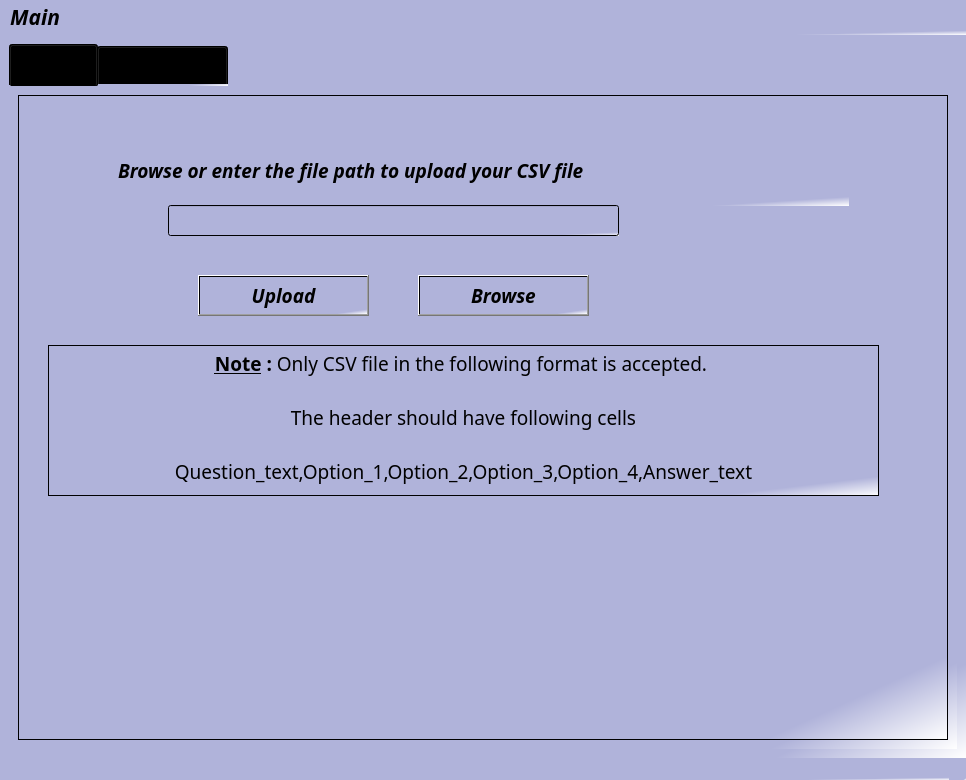
<?xml version="1.0" encoding="UTF-8"?>
<ui version="4.0">
 <class>QuizPortal</class>
 <widget class="QMainWindow" name="QuizPortal">
  <property name="windowModality">
   <enum>Qt::WindowModal</enum>
  </property>
  <property name="geometry">
   <rect>
    <x>0</x>
    <y>0</y>
    <width>966</width>
    <height>780</height>
   </rect>
  </property>
  <property name="baseSize">
   <size>
    <width>100</width>
    <height>100</height>
   </size>
  </property>
  <property name="font">
   <font>
    <family>Lucida Sans</family>
    <pointsize>16</pointsize>
    <weight>75</weight>
    <italic>true</italic>
    <bold>true</bold>
    <underline>false</underline>
   </font>
  </property>
  <property name="mouseTracking">
   <bool>true</bool>
  </property>
  <property name="windowTitle">
   <string>Quiz Portal</string>
  </property>
  <property name="windowIcon">
   <iconset>
    <normaloff>pyc.ico</normaloff>pyc.ico</iconset>
  </property>
  <property name="windowOpacity">
   <double>1.000000000000000</double>
  </property>
  <property name="autoFillBackground">
   <bool>false</bool>
  </property>
  <property name="styleSheet">
   <string notr="true">background-color: qlineargradient(spread:pad, x1:0.94, y1:0.909, x2:1, y2:1, stop:0 rgba(176, 179, 218, 255), stop:1 rgba(255, 255, 255, 255));
border-color: rgb(0, 0, 0)</string>
  </property>
  <property name="toolButtonStyle">
   <enum>Qt::ToolButtonIconOnly</enum>
  </property>
  <property name="animated">
   <bool>false</bool>
  </property>
  <widget class="QWidget" name="MainFrame">
   <property name="font">
    <font>
     <family>Lucida Sans</family>
     <pointsize>16</pointsize>
     <weight>75</weight>
     <italic>true</italic>
     <bold>true</bold>
    </font>
   </property>
   <layout class="QHBoxLayout" name="horizontalLayout">
    <item>
     <widget class="QTabWidget" name="Admin_Tab">
      <property name="font">
       <font>
        <family>Lucida Sans</family>
        <pointsize>16</pointsize>
        <weight>75</weight>
        <italic>true</italic>
        <bold>true</bold>
       </font>
      </property>
      <property name="autoFillBackground">
       <bool>false</bool>
      </property>
      <property name="currentIndex">
       <number>0</number>
      </property>
      <widget class="QWidget" name="AdminTab">
       <property name="font">
        <font>
         <family>Lucida Sans</family>
         <pointsize>16</pointsize>
         <weight>75</weight>
         <italic>true</italic>
         <bold>true</bold>
        </font>
       </property>
       <attribute name="title">
        <string>Admin</string>
       </attribute>
       <attribute name="whatsThis">
        <string>Upload csv file</string>
       </attribute>
       <layout class="QVBoxLayout" name="verticalLayout">
        <item>
         <widget class="QFrame" name="frame_Admin">
          <property name="sizePolicy">
           <sizepolicy hsizetype="Preferred" vsizetype="Preferred">
            <horstretch>0</horstretch>
            <verstretch>0</verstretch>
           </sizepolicy>
          </property>
          <property name="minimumSize">
           <size>
            <width>0</width>
            <height>0</height>
           </size>
          </property>
          <property name="maximumSize">
           <size>
            <width>16777215</width>
            <height>16777215</height>
           </size>
          </property>
          <property name="font">
           <font>
            <family>Lucida Sans</family>
            <pointsize>16</pointsize>
            <weight>75</weight>
            <italic>true</italic>
            <bold>true</bold>
           </font>
          </property>
          <property name="frameShape">
           <enum>QFrame::StyledPanel</enum>
          </property>
          <property name="frameShadow">
           <enum>QFrame::Raised</enum>
          </property>
          <property name="lineWidth">
           <number>2</number>
          </property>
          <property name="midLineWidth">
           <number>1</number>
          </property>
          <widget class="QTextBrowser" name="textBrowser">
           <property name="geometry">
            <rect>
             <x>30</x>
             <y>250</y>
             <width>831</width>
             <height>151</height>
            </rect>
           </property>
           <property name="font">
            <font>
             <family>Lucida Sans</family>
             <pointsize>14</pointsize>
             <weight>75</weight>
             <italic>true</italic>
             <bold>true</bold>
            </font>
           </property>
           <property name="html">
            <string>&lt;!DOCTYPE HTML PUBLIC &quot;-//W3C//DTD HTML 4.0//EN&quot; &quot;http://www.w3.org/TR/REC-html40/strict.dtd&quot;&gt;
&lt;html&gt;&lt;head&gt;&lt;meta name=&quot;qrichtext&quot; content=&quot;1&quot; /&gt;&lt;style type=&quot;text/css&quot;&gt;
p, li { white-space: pre-wrap; }
&lt;/style&gt;&lt;/head&gt;&lt;body style=&quot; font-family:'Lucida Sans'; font-size:14pt; font-weight:600; font-style:italic;&quot;&gt;
&lt;p align=&quot;center&quot; style=&quot; margin-top:0px; margin-bottom:0px; margin-left:0px; margin-right:0px; -qt-block-indent:0; text-indent:0px;&quot;&gt;&lt;span style=&quot; font-family:'Cambria'; font-style:normal; text-decoration: underline;&quot;&gt;Note&lt;/span&gt;&lt;span style=&quot; font-family:'Cambria'; font-style:normal;&quot;&gt; : &lt;/span&gt;&lt;span style=&quot; font-family:'Cambria'; font-weight:400; font-style:normal;&quot;&gt;Only CSV file in the following format is accepted. &lt;/span&gt;&lt;/p&gt;
&lt;p align=&quot;center&quot; style=&quot;-qt-paragraph-type:empty; margin-top:0px; margin-bottom:0px; margin-left:0px; margin-right:0px; -qt-block-indent:0; text-indent:0px; font-family:'Cambria'; font-weight:400; font-style:normal;&quot;&gt;&lt;br /&gt;&lt;/p&gt;
&lt;p align=&quot;center&quot; style=&quot; margin-top:0px; margin-bottom:0px; margin-left:0px; margin-right:0px; -qt-block-indent:0; text-indent:0px;&quot;&gt;&lt;span style=&quot; font-family:'Cambria'; font-weight:400; font-style:normal;&quot;&gt;The header should have following cells&lt;/span&gt;&lt;/p&gt;
&lt;p align=&quot;center&quot; style=&quot;-qt-paragraph-type:empty; margin-top:0px; margin-bottom:0px; margin-left:0px; margin-right:0px; -qt-block-indent:0; text-indent:0px; font-family:'Cambria'; font-weight:400; font-style:normal;&quot;&gt;&lt;br /&gt;&lt;/p&gt;
&lt;p align=&quot;center&quot; style=&quot; margin-top:0px; margin-bottom:0px; margin-left:0px; margin-right:0px; -qt-block-indent:0; text-indent:0px;&quot;&gt;&lt;span style=&quot; font-family:'Cambria'; font-weight:400; font-style:normal;&quot;&gt;Question_text,Option_1,Option_2,Option_3,Option_4,Answer_text&lt;/span&gt;&lt;/p&gt;&lt;/body&gt;&lt;/html&gt;</string>
           </property>
          </widget>
          <widget class="QPushButton" name="btn_Browse">
           <property name="geometry">
            <rect>
             <x>400</x>
             <y>180</y>
             <width>171</width>
             <height>41</height>
            </rect>
           </property>
           <property name="font">
            <font>
             <family>Lucida Sans</family>
             <pointsize>14</pointsize>
             <weight>75</weight>
             <italic>true</italic>
             <bold>true</bold>
            </font>
           </property>
           <property name="accessibleName">
            <string>btn_Browse</string>
           </property>
           <property name="accessibleDescription">
            <string>btn_Browse</string>
           </property>
           <property name="text">
            <string>Browse</string>
           </property>
          </widget>
          <widget class="QLabel" name="L_Admin_info">
           <property name="geometry">
            <rect>
             <x>100</x>
             <y>40</y>
             <width>731</width>
             <height>71</height>
            </rect>
           </property>
           <property name="font">
            <font>
             <family>Lucida Sans</family>
             <pointsize>14</pointsize>
             <weight>75</weight>
             <italic>true</italic>
             <bold>true</bold>
            </font>
           </property>
           <property name="text">
            <string>Browse or enter the file path to upload your CSV file</string>
           </property>
          </widget>
          <widget class="QLineEdit" name="input_file_path">
           <property name="geometry">
            <rect>
             <x>150</x>
             <y>110</y>
             <width>451</width>
             <height>31</height>
            </rect>
           </property>
           <property name="font">
            <font>
             <family>Lucida Sans</family>
             <pointsize>14</pointsize>
             <weight>75</weight>
             <italic>true</italic>
             <bold>true</bold>
            </font>
           </property>
           <property name="accessibleName">
            <string>file_input</string>
           </property>
           <property name="inputMethodHints">
            <set>Qt::ImhUrlCharactersOnly</set>
           </property>
          </widget>
          <widget class="QPushButton" name="btn_UploadFile">
           <property name="geometry">
            <rect>
             <x>180</x>
             <y>180</y>
             <width>171</width>
             <height>41</height>
            </rect>
           </property>
           <property name="font">
            <font>
             <family>Lucida Sans</family>
             <pointsize>14</pointsize>
             <weight>75</weight>
             <italic>true</italic>
             <bold>true</bold>
            </font>
           </property>
           <property name="contextMenuPolicy">
            <enum>Qt::DefaultContextMenu</enum>
           </property>
           <property name="autoFillBackground">
            <bool>false</bool>
           </property>
           <property name="text">
            <string>Upload</string>
           </property>
          </widget>
         </widget>
        </item>
       </layout>
       <zorder>input_file_path</zorder>
       <zorder>L_Admin_info</zorder>
       <zorder>L_Admin_info1</zorder>
       <zorder>btn_UploadFile</zorder>
       <zorder>L_Admin_info2</zorder>
       <zorder>frame_Admin</zorder>
      </widget>
      <widget class="QWidget" name="Quiz_Login_tab">
       <property name="font">
        <font>
         <pointsize>10</pointsize>
        </font>
       </property>
       <attribute name="title">
        <string>Quiz_Login</string>
       </attribute>
       <widget class="QFrame" name="frame_Student_Reg_Input">
        <property name="geometry">
         <rect>
          <x>10</x>
          <y>10</y>
          <width>671</width>
          <height>621</height>
         </rect>
        </property>
        <property name="sizePolicy">
         <sizepolicy hsizetype="Maximum" vsizetype="Maximum">
          <horstretch>0</horstretch>
          <verstretch>0</verstretch>
         </sizepolicy>
        </property>
        <property name="baseSize">
         <size>
          <width>100</width>
          <height>100</height>
         </size>
        </property>
        <property name="frameShape">
         <enum>QFrame::StyledPanel</enum>
        </property>
        <property name="frameShadow">
         <enum>QFrame::Raised</enum>
        </property>
        <widget class="QLabel" name="L_Student_Reg_info">
         <property name="geometry">
          <rect>
           <x>120</x>
           <y>10</y>
           <width>431</width>
           <height>51</height>
          </rect>
         </property>
         <property name="font">
          <font>
           <family>Lucida Sans</family>
           <pointsize>14</pointsize>
           <weight>75</weight>
           <italic>true</italic>
           <bold>true</bold>
          </font>
         </property>
         <property name="frameShape">
          <enum>QFrame::NoFrame</enum>
         </property>
         <property name="frameShadow">
          <enum>QFrame::Plain</enum>
         </property>
         <property name="text">
          <string>Students can register for new courses here</string>
         </property>
         <property name="indent">
          <number>0</number>
         </property>
        </widget>
        <widget class="QLabel" name="L_Quiz_id">
         <property name="geometry">
          <rect>
           <x>160</x>
           <y>80</y>
           <width>441</width>
           <height>31</height>
          </rect>
         </property>
         <property name="font">
          <font>
           <family>Lucida Sans</family>
           <pointsize>14</pointsize>
           <weight>75</weight>
           <italic>true</italic>
           <bold>true</bold>
          </font>
         </property>
         <property name="text">
          <string>Quiz ID/Number</string>
         </property>
         <property name="indent">
          <number>0</number>
         </property>
        </widget>
        <widget class="QLineEdit" name="input_quiz_id">
         <property name="geometry">
          <rect>
           <x>150</x>
           <y>120</y>
           <width>461</width>
           <height>41</height>
          </rect>
         </property>
         <property name="font">
          <font>
           <family>Lucida Sans</family>
           <pointsize>14</pointsize>
           <weight>75</weight>
           <italic>true</italic>
           <bold>true</bold>
          </font>
         </property>
         <property name="placeholderText">
          <string/>
         </property>
         <property name="clearButtonEnabled">
          <bool>true</bool>
         </property>
        </widget>
        <widget class="QLabel" name="L_Course_id">
         <property name="geometry">
          <rect>
           <x>160</x>
           <y>190</y>
           <width>441</width>
           <height>31</height>
          </rect>
         </property>
         <property name="font">
          <font>
           <family>Lucida Sans</family>
           <pointsize>14</pointsize>
           <weight>75</weight>
           <italic>true</italic>
           <bold>true</bold>
          </font>
         </property>
         <property name="text">
          <string>Course ID (like DATA650)</string>
         </property>
         <property name="indent">
          <number>0</number>
         </property>
        </widget>
        <widget class="QLineEdit" name="input_course_id">
         <property name="geometry">
          <rect>
           <x>150</x>
           <y>240</y>
           <width>461</width>
           <height>41</height>
          </rect>
         </property>
         <property name="font">
          <font>
           <family>Lucida Sans</family>
           <pointsize>14</pointsize>
           <weight>75</weight>
           <italic>true</italic>
           <bold>true</bold>
          </font>
         </property>
         <property name="placeholderText">
          <string/>
         </property>
         <property name="clearButtonEnabled">
          <bool>true</bool>
         </property>
        </widget>
        <widget class="QLabel" name="L_student_id">
         <property name="geometry">
          <rect>
           <x>160</x>
           <y>310</y>
           <width>441</width>
           <height>41</height>
          </rect>
         </property>
         <property name="font">
          <font>
           <family>Lucida Sans</family>
           <pointsize>14</pointsize>
           <weight>75</weight>
           <italic>true</italic>
           <bold>true</bold>
          </font>
         </property>
         <property name="frameShape">
          <enum>QFrame::NoFrame</enum>
         </property>
         <property name="text">
          <string>Student ID (axy@31)</string>
         </property>
         <property name="textFormat">
          <enum>Qt::PlainText</enum>
         </property>
         <property name="indent">
          <number>0</number>
         </property>
        </widget>
        <widget class="QLineEdit" name="inuput_student_id">
         <property name="geometry">
          <rect>
           <x>150</x>
           <y>370</y>
           <width>451</width>
           <height>51</height>
          </rect>
         </property>
         <property name="font">
          <font>
           <family>Lucida Sans</family>
           <pointsize>14</pointsize>
           <weight>75</weight>
           <italic>true</italic>
           <bold>true</bold>
          </font>
         </property>
         <property name="text">
          <string/>
         </property>
         <property name="placeholderText">
          <string/>
         </property>
         <property name="clearButtonEnabled">
          <bool>true</bool>
         </property>
        </widget>
        <widget class="QPushButton" name="btn_Start_Quiz">
         <property name="geometry">
          <rect>
           <x>220</x>
           <y>490</y>
           <width>191</width>
           <height>41</height>
          </rect>
         </property>
         <property name="font">
          <font>
           <family>Lucida Sans</family>
           <pointsize>14</pointsize>
           <weight>75</weight>
           <italic>true</italic>
           <bold>true</bold>
          </font>
         </property>
         <property name="text">
          <string>Start Quiz</string>
         </property>
        </widget>
       </widget>
       <widget class="QFrame" name="frame_Studetn_Reg_Status">
        <property name="geometry">
         <rect>
          <x>670</x>
          <y>10</y>
          <width>271</width>
          <height>621</height>
         </rect>
        </property>
        <property name="frameShape">
         <enum>QFrame::StyledPanel</enum>
        </property>
        <property name="frameShadow">
         <enum>QFrame::Raised</enum>
        </property>
        <widget class="QLineEdit" name="input_sql_status">
         <property name="geometry">
          <rect>
           <x>30</x>
           <y>90</y>
           <width>221</width>
           <height>511</height>
          </rect>
         </property>
         <property name="font">
          <font>
           <family>Lucida Sans</family>
           <pointsize>14</pointsize>
           <weight>75</weight>
           <italic>true</italic>
           <bold>true</bold>
          </font>
         </property>
        </widget>
        <widget class="QLabel" name="L_Status">
         <property name="geometry">
          <rect>
           <x>70</x>
           <y>40</y>
           <width>81</width>
           <height>31</height>
          </rect>
         </property>
         <property name="font">
          <font>
           <family>Lucida Sans</family>
           <pointsize>14</pointsize>
           <weight>75</weight>
           <italic>true</italic>
           <bold>true</bold>
          </font>
         </property>
         <property name="text">
          <string>Status</string>
         </property>
        </widget>
       </widget>
      </widget>
     </widget>
    </item>
   </layout>
  </widget>
  <widget class="QMenuBar" name="menubar">
   <property name="geometry">
    <rect>
     <x>0</x>
     <y>0</y>
     <width>966</width>
     <height>38</height>
    </rect>
   </property>
   <property name="font">
    <font>
     <family>Lucida Sans</family>
     <pointsize>16</pointsize>
     <weight>75</weight>
     <italic>true</italic>
     <bold>true</bold>
    </font>
   </property>
   <widget class="QMenu" name="menuMain">
    <property name="font">
     <font>
      <family>Lucida Sans</family>
      <pointsize>16</pointsize>
      <weight>75</weight>
      <italic>true</italic>
      <bold>true</bold>
     </font>
    </property>
    <property name="title">
     <string>Main</string>
    </property>
    <addaction name="separator"/>
    <addaction name="actionHelp"/>
    <addaction name="actionAbout_2"/>
    <addaction name="separator"/>
    <addaction name="actionExit"/>
   </widget>
   <addaction name="menuMain"/>
  </widget>
  <widget class="QStatusBar" name="statusbar"/>
  <action name="actionExit">
   <property name="text">
    <string>Exit</string>
   </property>
   <property name="font">
    <font>
     <family>Lucida Sans</family>
     <pointsize>16</pointsize>
     <weight>75</weight>
     <italic>true</italic>
     <bold>true</bold>
    </font>
   </property>
  </action>
  <action name="actionAbout">
   <property name="text">
    <string>About</string>
   </property>
  </action>
  <action name="actionPython_Version_Used">
   <property name="text">
    <string>Python Version Used</string>
   </property>
  </action>
  <action name="actionAbout_2">
   <property name="text">
    <string>About</string>
   </property>
  </action>
  <action name="actionHelp">
   <property name="text">
    <string>Help</string>
   </property>
  </action>
 </widget>
 <tabstops>
  <tabstop>Admin_Tab</tabstop>
  <tabstop>input_file_path</tabstop>
  <tabstop>btn_UploadFile</tabstop>
  <tabstop>btn_Browse</tabstop>
  <tabstop>textBrowser</tabstop>
  <tabstop>input_quiz_id</tabstop>
  <tabstop>input_course_id</tabstop>
  <tabstop>inuput_student_id</tabstop>
  <tabstop>btn_Start_Quiz</tabstop>
  <tabstop>input_sql_status</tabstop>
 </tabstops>
 <resources/>
 <connections>
  <connection>
   <sender>btn_Start_Quiz</sender>
   <signal>clicked()</signal>
   <receiver>input_quiz_id</receiver>
   <slot>selectAll()</slot>
   <hints>
    <hint type="sourcelabel">
     <x>332</x>
     <y>596</y>
    </hint>
    <hint type="destinationlabel">
     <x>419</x>
     <y>226</y>
    </hint>
   </hints>
  </connection>
  <connection>
   <sender>btn_Start_Quiz</sender>
   <signal>clicked()</signal>
   <receiver>input_course_id</receiver>
   <slot>selectAll()</slot>
   <hints>
    <hint type="sourcelabel">
     <x>256</x>
     <y>599</y>
    </hint>
    <hint type="destinationlabel">
     <x>205</x>
     <y>359</y>
    </hint>
   </hints>
  </connection>
  <connection>
   <sender>btn_Start_Quiz</sender>
   <signal>clicked()</signal>
   <receiver>inuput_student_id</receiver>
   <slot>selectAll()</slot>
   <hints>
    <hint type="sourcelabel">
     <x>261</x>
     <y>609</y>
    </hint>
    <hint type="destinationlabel">
     <x>306</x>
     <y>490</y>
    </hint>
   </hints>
  </connection>
  <connection>
   <sender>btn_Start_Quiz</sender>
   <signal>clicked()</signal>
   <receiver>input_sql_status</receiver>
   <slot>show()</slot>
   <hints>
    <hint type="sourcelabel">
     <x>248</x>
     <y>618</y>
    </hint>
    <hint type="destinationlabel">
     <x>739</x>
     <y>439</y>
    </hint>
   </hints>
  </connection>
 </connections>
</ui>
